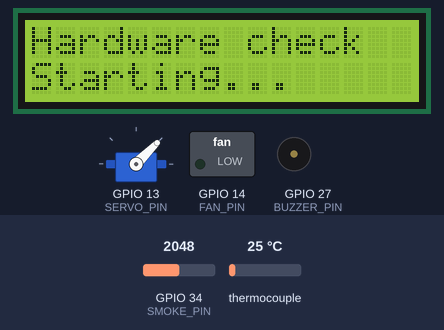
This program was run on a simulated ESP32 board running MicroPython. Shown: 16×2 character LCD, servo, switched loads named in the program (green lamp = pin HIGH), buzzer (waves = sounding, pin HIGH). The inputs (shaded band) are chosen by the test bench; at power-on: GPIO 34 (SMOKE_PIN) = 2048, thermocouple 25 °C (analog values on the 0–4095 scale). WiFi joins after 1.5 s; servo angles are drawn from the pulse width (0.5 ms = 0°, 2.5 ms = 180°); threads take turns every 2 ms; the clock reads 2024-03-15 10:24:30 at power-on unless the program sets it; library files of the repository ran but are not shown: lcd_display.py; pins used as bus, display or sensor lines are not drawn; what the program prints to the serial console is not drawn.

Above: at 0.6 s.
At 4.0 s:
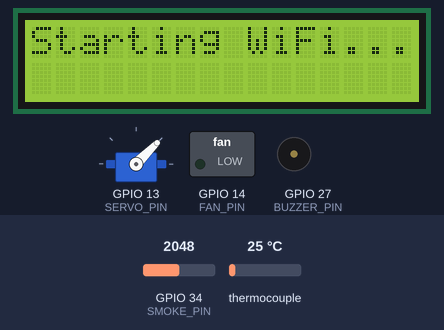
4.1 s: GPIO 34 (SMOKE_PIN) set to 934
6.2 s: GPIO 34 (SMOKE_PIN) set to 830
At 7.5 s:
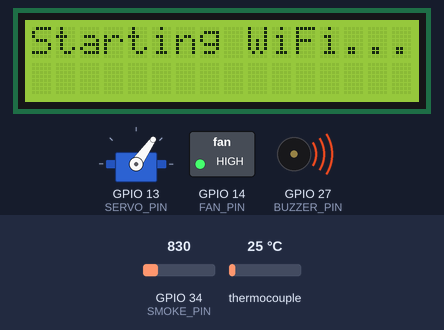
7.8 s: thermocouple set to 67 °C
9.3 s: thermocouple set to 74 °C
At 10.1 s:
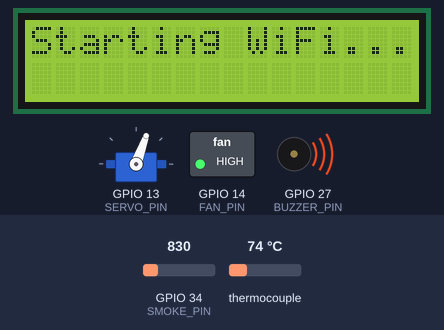
10.8 s: GPIO 34 (SMOKE_PIN) set to 535
12.3 s: GPIO 34 (SMOKE_PIN) set to 474
At 13.6 s:
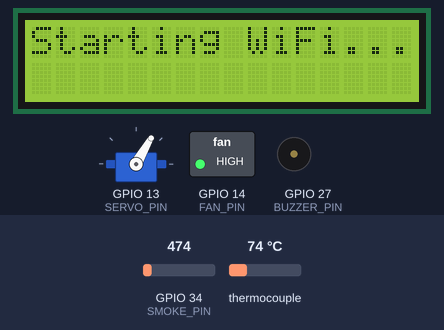
Timing chart, 0 to 14.8 s (numbered marks = the images above; inputs shaded):
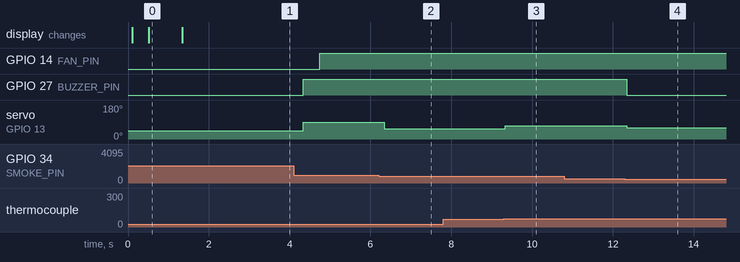

Measured:
- the behaviour switches between 901 and 900 on GPIO 34 (SMOKE_PIN) (found by bisection; images 1 and 2)
- the behaviour switches between 70 and 71 °C on thermocouple (found by bisection; images 2 and 3)
- the behaviour switches between 501 and 500 on GPIO 34 (SMOKE_PIN) (found by bisection; images 3 and 4)
- after the input at 6.2 s, servo on GPIO 13 (SERVO_PIN): 90° → 55° after 0.14 s
- after the input at 7.8 s, every drawn part: stays the same
- after the input at 9.3 s, servo on GPIO 13 (SERVO_PIN): 55° → 70° at once
- after the input at 10.8 s, every drawn part: stays the same
- after the input at 12.3 s, GPIO 27 (BUZZER_PIN): HIGH → LOW at once; servo on GPIO 13 (SERVO_PIN): 70° → 60° at once
- what the display in image 0 shows lasts 0.8 s, from 0.5 s to 1.3 s

The program:

main.py
```python
"""
main.py
Combustion controller - with graceful hardware failure handling.

If a sensor or output is not wired, the program logs the error and continues
without it. This lets you test with just the thermocouple, or just the servo,
or any combination.

Hardware is initialized in try/except blocks. Missing hardware = skip it.
"""

import time
import _thread
from temp_sensor    import MAX6675
from servo_control  import Servo
from fan_control    import Fan
from lcd_display    import LCD
from zone_logic     import get_zone, zone_changed
from smoke_sensor   import SmokeSensor
from smoke_override import SmokeOverride
from data_logger    import DataLogger
from web_server     import WebServer

# ---------------------------------------------------------------------------
# Pin configuration
# ---------------------------------------------------------------------------

THERMO_SCK   = 18
THERMO_CS    = 5
THERMO_SO    = 19
THERMO_MOSI  = 2

SERVO_PIN    = 13

FAN_PIN          = 14
RELAY_ACTIVE_LOW = False

SMOKE_PIN    = 34
BUZZER_PIN   = 27

LCD_SDA      = 21
LCD_SCL      = 22
LCD_ADDR     = 0x27

POLL_MS      = 500
FAULT_MAX    = 3

WIFI_SSID     = "your-ssid-here"
WIFI_PASSWORD = "your-password-here"

# ---------------------------------------------------------------------------
# Graceful hardware initialization
# ---------------------------------------------------------------------------

def init_hardware():
    """
    Initialize all hardware. If something fails, log it and continue.
    Returns a dict of what succeeded and what failed.
    """
    status = {
        "lcd": None,
        "temp_sensor": None,
        "servo": None,
        "fan": None,
        "smoke_sensor": None,
        "override": None,
        "logger": None,
        "web_server": None,
    }

    # LCD
    print("[Init] Initializing LCD...")
    try:
        status["lcd"] = LCD(sda=LCD_SDA, scl=LCD_SCL, i2c_address=LCD_ADDR)
        status["lcd"].clear()
        status["lcd"].write(0, "Combustion Ctrl")
        status["lcd"].write(1, "Starting...     ")
        print("[Init] LCD OK")
    except Exception as e:
        print("[Init] LCD FAILED: {}".format(e))
        status["lcd"] = None

    # Thermocouple (MAX6675)
    print("[Init] Initializing MAX6675...")
    try:
        status["temp_sensor"] = MAX6675(sck=THERMO_SCK, cs=THERMO_CS,
                                        so=THERMO_SO, dummy_mosi=THERMO_MOSI)
        status["temp_sensor"].read_celsius()  # Test it
        print("[Init] MAX6675 OK")
    except Exception as e:
        print("[Init] MAX6675 FAILED: {}".format(e))
        status["temp_sensor"] = None

    # Servo
    print("[Init] Initializing servo...")
    try:
        status["servo"] = Servo(pin=SERVO_PIN)
        print("[Init] Servo OK")
    except Exception as e:
        print("[Init] Servo FAILED: {}".format(e))
        status["servo"] = None

    # Fan
    print("[Init] Initializing fan...")
    try:
        status["fan"] = Fan(pin=FAN_PIN, active_low=RELAY_ACTIVE_LOW)
        print("[Init] Fan OK")
    except Exception as e:
        print("[Init] Fan FAILED: {}".format(e))
        status["fan"] = None

    # Smoke sensor
    print("[Init] Initializing smoke sensor...")
    try:
        status["smoke_sensor"] = SmokeSensor(pin=SMOKE_PIN)
        status["smoke_sensor"].read_raw()  # Test it
        print("[Init] Smoke sensor OK")
    except Exception as e:
        print("[Init] Smoke sensor FAILED: {}".format(e))
        status["smoke_sensor"] = None

    # Smoke override / buzzer
    print("[Init] Initializing buzzer...")
    try:
        status["override"] = SmokeOverride(buzzer_pin=BUZZER_PIN)
        print("[Init] Buzzer OK")
    except Exception as e:
        print("[Init] Buzzer FAILED: {}".format(e))
        status["override"] = None

    # Data logger (should always work)
    print("[Init] Initializing data logger...")
    try:
        status["logger"] = DataLogger(max_entries=400)
        print("[Init] Data logger OK")
    except Exception as e:
        print("[Init] Data logger FAILED: {}".format(e))
        status["logger"] = None

    # Web server
    print("[Init] Initializing web server...")
    try:
        status["web_server"] = WebServer(status["logger"],
                                         ssid=WIFI_SSID,
                                         password=WIFI_PASSWORD)
        print("[Init] Web server created (will connect to WiFi)")
    except Exception as e:
        print("[Init] Web server FAILED: {}".format(e))
        status["web_server"] = None

    # Summary
    print("\n[Init] ===== Hardware Status =====")
    for name, obj in status.items():
        state = "OK" if obj is not None else "MISSING"
        print("[Init] {}: {}".format(name, state))
    print("[Init] ==============================\n")

    return status


def lcd_write(lcd, row, text):
    """Safely write to LCD if it exists."""
    if lcd:
        try:
            lcd.write(row, text)
        except:
            pass


def run_web_server_thread(web_server):
    """Runs in a background thread."""
    try:
        web_server.start()
    except Exception as e:
        print("[WebServer] Error: {}".format(e))


# ---------------------------------------------------------------------------
# Main
# ---------------------------------------------------------------------------

def main():

    # Initialize hardware (gracefully skip missing pieces)
    hw = init_hardware()

    lcd = hw["lcd"]
    sensor = hw["temp_sensor"]
    servo = hw["servo"]
    fan = hw["fan"]
    smoke = hw["smoke_sensor"]
    override = hw["override"]
    logger = hw["logger"]
    web_server = hw["web_server"]

    # Check if we have the bare minimum (temperature sensor)
    if not sensor:
        print("[Main] ERROR: No temperature sensor detected!")
        print("[Main] Exiting.")
        while True:
            time.sleep(1)

    lcd_write(lcd, 0, "Hardware check  ")
    time.sleep_ms(800)

    # Start web server in background if it exists
    if web_server:
        lcd_write(lcd, 0, "Starting WiFi...")
        lcd_write(lcd, 1, "                ")
        _thread.start_new_thread(run_web_server_thread, (web_server,))
        time.sleep(3)
        lcd = None  # Clear LCD reference so we don't spam it during control loop

    if lcd:
        lcd.clear()

    # State tracking
    prev_zone        = None
    prev_final_angle = -1
    fault_count      = 0

    print("[Main] Starting control loop...")

    # Main loop
    while True:
        t0 = time.ticks_ms()

        # 1. Read temperature (required)
        try:
            temp_c = sensor.read_celsius()
            fault_count = 0
        except RuntimeError:
            fault_count += 1
            print("[Main] Thermocouple fault #{}/{}".format(fault_count, FAULT_MAX))
            if fault_count >= FAULT_MAX:
                print("[Main] Too many faults. Entering safe state.")
                if servo:
                    servo.set_angle(0, wait=False)
                if fan:
                    fan.off()
                if override:
                    override.silence()
                while True:
                    time.sleep(1)
            time.sleep_ms(POLL_MS)
            continue

        # 2. Get zone (based on temp)
        zone = get_zone(temp_c)

        # 3. Apply smoke override (if sensor exists)
        if smoke and override:
            final_angle, buzzer_on = override.apply(zone[1], smoke)
            smoke_raw = smoke.read_raw()
            smoke_level = smoke.classify()
        else:
            final_angle = zone[1]
            buzzer_on = False
            smoke_raw = 0
            smoke_level = "unknown"

        # 4. Log to data logger (if it exists)
        if logger:
            logger.log(
                temp_c=temp_c,
                smoke_raw=smoke_raw,
                smoke_level=smoke_level,
                zone=zone[0],
                servo_angle=final_angle,
                fan_on=fan.is_on if fan else False,
                buzzer_on=buzzer_on,
            )

        # 5. Drive servo (if it exists)
        if servo and final_angle != prev_final_angle:
            servo.set_angle(final_angle, wait=True)
            prev_final_angle = final_angle

        # 6. Drive fan (if it exists and zone changed)
        if fan and (prev_zone is None or zone_changed(prev_zone, zone)):
            fan.set(zone[2])
            prev_zone = zone

        # 7. Update LCD (if it exists)
        if lcd:
            fan_str = "Fan:ON " if (fan and fan.is_on) else "Fan:OFF"
            lcd.write(0, "T:{:5.1f}C {}".format(temp_c, fan_str))
            tick = (time.ticks_ms() // 2000) % 2
            if tick == 0:
                lcd.write(1, zone[4])
            else:
                if override:
                    lcd.write(1, override.get_smoke_label(smoke))
                else:
                    lcd.write(1, "{:d}".format(int(temp_c)))

        # 8. Print to console for debugging
        print("T:{:6.1f}C Z:{} S:{}  Smk:{}".format(
            temp_c, zone[0], final_angle, smoke_level if smoke else "N/A"))

        # 9. Sleep for remainder of poll interval
        elapsed = time.ticks_diff(time.ticks_ms(), t0)
        sleep_ms = max(0, POLL_MS - elapsed)
        time.sleep_ms(sleep_ms)


main()
```

temp_sensor.py
```python
"""
temp_sensor.py
MAX6675 K-type thermocouple SPI driver for MicroPython (ESP32).

Wiring:
    MAX6675 SCK  -> GPIO 18
    MAX6675 CS   -> GPIO 5
    MAX6675 SO   -> GPIO 19
    MAX6675 VCC  -> 3.3V
    MAX6675 GND  -> GND

    Also pick any unused GPIO as a dummy MOSI pin (e.g. GPIO 2).
    It is never driven but SoftSPI requires the argument.

Usage:
    from temp_sensor import MAX6675
    sensor = MAX6675(sck=18, cs=5, so=19, dummy_mosi=2)
    temp = sensor.read_celsius()
"""

from machine import Pin, SoftSPI
import time


class MAX6675:
    """
    Driver for the MAX6675 cold-junction-compensated K-type thermocouple.

    The MAX6675 is read-only SPI (CPOL=0, CPHA=0).
    It returns a 16-bit word:
        Bits 14:3  -> 12-bit temperature (0.25 C per LSB)
        Bit  2     -> device ID (always 0)
        Bit  1     -> open-circuit fault flag
        Bit  0     -> unused
    Conversion time is ~170 ms so we throttle reads to 250 ms minimum.
    """

    CONVERSION_TIME_MS = 250

    def __init__(self, sck, cs, so, dummy_mosi=2):
        self._cs = Pin(cs, Pin.OUT, value=1)

        # dummy_mosi is required by SoftSPI but MAX6675 never uses MOSI.
        # Pick any GPIO that is not connected to anything on your board.
        self._spi = SoftSPI(
            baudrate=100_000,
            polarity=0,
            phase=0,
            sck=Pin(sck),
            mosi=Pin(dummy_mosi),
            miso=Pin(so),
        )

        self._last_read_ms = 0
        self._last_temp_c  = 0.0
        self._fault        = False

    def read_celsius(self):
        now     = time.ticks_ms()
        elapsed = time.ticks_diff(now, self._last_read_ms)
        if elapsed < self.CONVERSION_TIME_MS:
            return self._last_temp_c

        raw = self._read_raw()
        self._last_read_ms = time.ticks_ms()

        # Check for communication failure (all zeros)
        if raw == 0x0000:
            print("[DEBUG] MAX6675: SPI communication failure (raw=0x0000)")
            self._fault = True
            raise RuntimeError("MAX6675: SPI communication failure or no thermocouple attached")

        if raw & 0x0004:
            self._fault = True
            raise RuntimeError("MAX6675: thermocouple open-circuit")

        self._fault       = False
        raw_temp          = (raw >> 3) & 0x0FFF
        self._last_temp_c = raw_temp * 0.25
        return self._last_temp_c

    def read_fahrenheit(self):
        return self.read_celsius() * 9 / 5 + 32

    @property
    def fault(self):
        return self._fault

    def _read_raw(self):
        buf = bytearray(2)
        self._cs.value(0)
        time.sleep_us(10)  # Increase delay before read
        self._spi.readinto(buf)
        time.sleep_us(10)  # Increase delay after read
        self._cs.value(1)
        time.sleep_us(100)  # Allow settling time between reads

        raw = (buf[0] << 8) | buf[1]

        # Debug: print raw bytes to diagnose
        print("[DEBUG] MAX6675 raw value: 0x{:04x} (bytes: 0x{:02x} 0x{:02x})".format(raw, buf[0], buf[1]))

        return raw
```

servo_control.py
```python
"""
servo_control.py
MG996R servo motor driver for MicroPython on ESP32.

Standard PWM servo:
    Period   : 20ms (50Hz)
    0 deg    : ~1.0ms pulse
    90 deg   : ~1.5ms pulse
    180 deg  : ~2.0ms pulse

Wiring:
    MG996R signal (orange) -> GPIO 13
    MG996R VCC    (red)    -> 5V from external supply (NOT ESP32 pin)
    MG996R GND    (brown)  -> GND shared with ESP32

    The MG996R draws up to 2.5A stall. Use a dedicated 5V supply.

Usage:
    from servo_control import Servo
    servo = Servo(pin=13)
    servo.set_angle(90)
"""

from machine import Pin, PWM
import time


class Servo:

    FREQUENCY_HZ = 50
    MIN_PW_US    = 1000   # 0 degrees
    MAX_PW_US    = 2000   # 180 degrees
    SETTLE_MS    = 400    # time for servo to physically reach position

    def __init__(self, pin):
        self._pwm           = PWM(Pin(pin), freq=self.FREQUENCY_HZ)
        self._current_angle = -1
        self.set_angle(0)

    def set_angle(self, angle, wait=True):
        if not 0 <= angle <= 180:
            raise ValueError("Servo angle must be 0-180, got {}".format(angle))

        if angle == self._current_angle:
            return

        duty_ns = self._angle_to_duty_ns(angle)
        self._pwm.duty_ns(duty_ns)
        self._current_angle = angle

        if wait:
            time.sleep_ms(self.SETTLE_MS)

    def detach(self):
        """Stop PWM output to prevent jitter when idle."""
        self._pwm.duty_ns(0)

    @property
    def current_angle(self):
        return self._current_angle

    def _angle_to_duty_ns(self, angle):
        pw_us = self.MIN_PW_US + (angle / 180.0) * (self.MAX_PW_US - self.MIN_PW_US)
        return int(pw_us * 1000)
```

fan_control.py
```python
"""
fan_control.py
Fan on/off GPIO driver for MicroPython on ESP32.

The 8025HSL fan runs at 12V — use a relay module, NPN transistor,
or MOSFET. Do NOT connect the fan directly to an ESP32 GPIO.

active_low=True  -> relay module (LOW = fan ON)
active_low=False -> transistor / MOSFET (HIGH = fan ON)

Wiring (relay module):
    Relay IN  -> GPIO 14
    Relay VCC -> 3.3V or 5V (check your module)
    Relay GND -> GND
    Relay COM -> 12V +
    Relay NO  -> Fan + (red wire)
    Fan GND   -> 12V -

Usage:
    from fan_control import Fan
    fan = Fan(pin=14, active_low=True)
    fan.on()
    fan.off()
    fan.set(True)
"""

from machine import Pin


class Fan:

    def __init__(self, pin, active_low=False):
        self._active_low = active_low
        self._pin        = Pin(pin, Pin.OUT)
        self._state      = False
        self.off()

    def on(self):
        self._state = True
        self._pin.value(0 if self._active_low else 1)

    def off(self):
        self._state = False
        self._pin.value(1 if self._active_low else 0)

    def set(self, state):
        if state:
            self.on()
        else:
            self.off()

    @property
    def is_on(self):
        return self._state
```

zone_logic.py
```python
"""
zone_logic.py
Temperature zone classifier.

Zone table:
    Zone 1   0-70  C   servo  0   fan ON    heat retention
    Zone 2  71-130 C   servo 30   fan ON    normal combustion
    Zone 3 131-170 C   servo 60   fan OFF   moderate airflow
    Zone 4 171-200 C   servo 90   fan OFF   maximum cooling

Usage:
    from zone_logic import get_zone, zone_changed
    result = get_zone(145.0)
    print(result[2], result[3])   # servo_angle, fan_on
"""

# Each zone is a tuple:
# (max_temp, servo_angle, fan_on, label, purpose)
_ZONES = (
    ( 70.0,  0, True,  "Zone 1  0-70C ",  "Heat retention "),
    (130.0, 30, True,  "Zone 2 71-130C",  "Normal combustn"),
    (170.0, 60, False, "Zone 3 131-170",  "Moderate airflw"),
    (200.0, 90, False, "Zone 4 171-200",  "Max cooling    "),
)

# Indices into the tuple (avoids namedtuple for MicroPython compatibility)
ZONE_NUMBER  = 0   # not stored in tuple — set in get_zone return value
ZONE_MAXT    = 0
ZONE_ANGLE   = 1
ZONE_FAN     = 2
ZONE_LABEL   = 3
ZONE_PURPOSE = 4

# Safe defaults when out of range
_OVER_RANGE  = (0, 90, False, "!! OVER RANGE !!", "Check sensor   ")
_UNDER_RANGE = (0,  0, True,  "BELOW RANGE     ", "Sensor fault?  ")


def get_zone(temp_c):
    """
    Returns a tuple: (zone_number, servo_angle, fan_on, label, purpose)
    zone_number is 1-4, or 0 if out of range.
    """
    if temp_c < 0.0:
        return (0,) + _UNDER_RANGE[1:]

    for i, zone in enumerate(_ZONES):
        if temp_c <= zone[0]:
            return (i + 1, zone[1], zone[2], zone[3], zone[4])

    return (0,) + _OVER_RANGE[1:]


def zone_changed(prev, curr):
    """Returns True if the zone number has changed between two get_zone results."""
    return prev[0] != curr[0]
```

Source omitted: smoke_sensor.py (1917 bytes), smoke_override.py (2452 bytes), data_logger.py (2301 bytes), web_server.py (14945 bytes)
